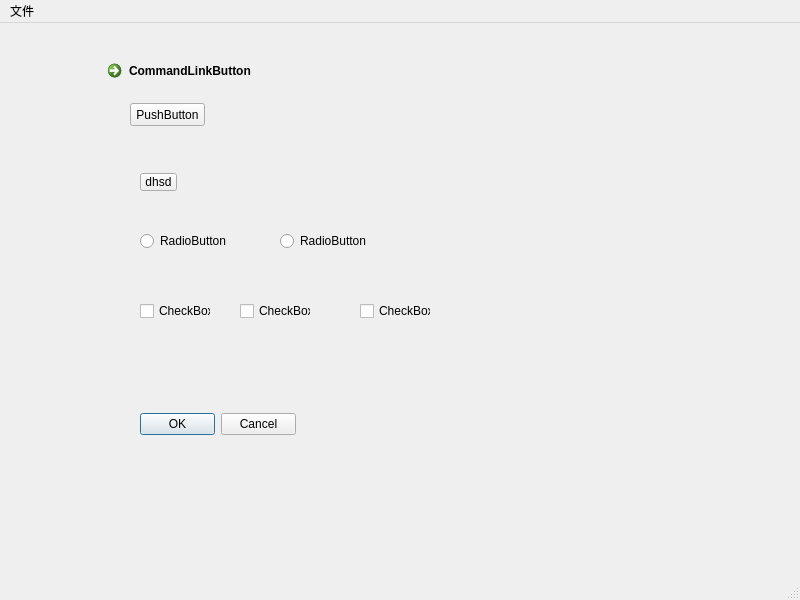
<?xml version="1.0" encoding="UTF-8"?>
<ui version="4.0">
 <class>MainWindow</class>
 <widget class="QMainWindow" name="MainWindow">
  <property name="geometry">
   <rect>
    <x>0</x>
    <y>0</y>
    <width>800</width>
    <height>600</height>
   </rect>
  </property>
  <property name="windowTitle">
   <string>MainWindow</string>
  </property>
  <widget class="QWidget" name="centralwidget">
   <widget class="QCommandLinkButton" name="commandLinkButton">
    <property name="geometry">
     <rect>
      <x>100</x>
      <y>30</y>
      <width>185</width>
      <height>41</height>
     </rect>
    </property>
    <property name="text">
     <string>CommandLinkButton</string>
    </property>
   </widget>
   <widget class="QPushButton" name="pushButton">
    <property name="geometry">
     <rect>
      <x>130</x>
      <y>80</y>
      <width>75</width>
      <height>23</height>
     </rect>
    </property>
    <property name="text">
     <string>PushButton</string>
    </property>
   </widget>
   <widget class="QToolButton" name="toolButton">
    <property name="geometry">
     <rect>
      <x>140</x>
      <y>150</y>
      <width>37</width>
      <height>18</height>
     </rect>
    </property>
    <property name="text">
     <string>dhsd</string>
    </property>
   </widget>
   <widget class="QRadioButton" name="radioButton">
    <property name="geometry">
     <rect>
      <x>140</x>
      <y>210</y>
      <width>89</width>
      <height>16</height>
     </rect>
    </property>
    <property name="text">
     <string>RadioButton</string>
    </property>
   </widget>
   <widget class="QRadioButton" name="radioButton_2">
    <property name="geometry">
     <rect>
      <x>280</x>
      <y>210</y>
      <width>89</width>
      <height>16</height>
     </rect>
    </property>
    <property name="text">
     <string>RadioButton</string>
    </property>
   </widget>
   <widget class="QCheckBox" name="checkBox">
    <property name="geometry">
     <rect>
      <x>140</x>
      <y>280</y>
      <width>71</width>
      <height>16</height>
     </rect>
    </property>
    <property name="text">
     <string>CheckBox</string>
    </property>
   </widget>
   <widget class="QDialogButtonBox" name="buttonBox">
    <property name="geometry">
     <rect>
      <x>140</x>
      <y>390</y>
      <width>156</width>
      <height>23</height>
     </rect>
    </property>
    <property name="standardButtons">
     <set>QDialogButtonBox::Cancel|QDialogButtonBox::Ok</set>
    </property>
   </widget>
   <widget class="QCheckBox" name="checkBox_2">
    <property name="geometry">
     <rect>
      <x>240</x>
      <y>280</y>
      <width>71</width>
      <height>16</height>
     </rect>
    </property>
    <property name="text">
     <string>CheckBox</string>
    </property>
   </widget>
   <widget class="QCheckBox" name="checkBox_3">
    <property name="geometry">
     <rect>
      <x>360</x>
      <y>280</y>
      <width>71</width>
      <height>16</height>
     </rect>
    </property>
    <property name="text">
     <string>CheckBox</string>
    </property>
   </widget>
  </widget>
  <widget class="QMenuBar" name="menubar">
   <property name="geometry">
    <rect>
     <x>0</x>
     <y>0</y>
     <width>800</width>
     <height>23</height>
    </rect>
   </property>
   <widget class="QMenu" name="menu">
    <property name="title">
     <string>文件</string>
    </property>
   </widget>
   <addaction name="menu"/>
  </widget>
  <widget class="QStatusBar" name="statusbar"/>
  <action name="actionfile">
   <property name="text">
    <string>file</string>
   </property>
  </action>
  <action name="actionexit">
   <property name="text">
    <string>exit</string>
   </property>
  </action>
  <action name="actionhelp">
   <property name="text">
    <string>help</string>
   </property>
  </action>
  <action name="actionimport">
   <property name="text">
    <string>import</string>
   </property>
  </action>
 </widget>
 <resources/>
 <connections/>
</ui>
